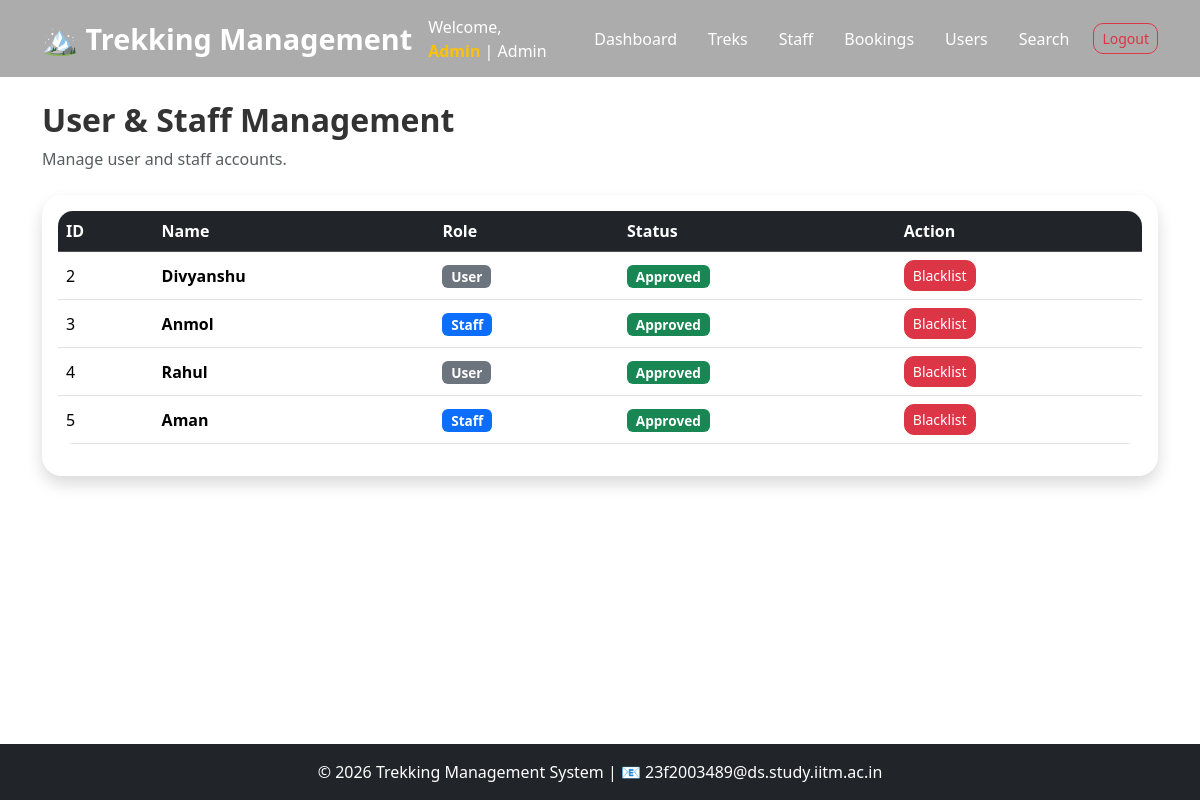
The app's page /admin/users (signed in) with its own data.
### models.py (models this page shows)
class User(UserMixin,db.Model):
    id=db.Column(db.Integer, primary_key=True)
    name=db.Column(db.String(100), nullable=False)
    email=db.Column(db.String(120), unique=True, nullable=False)
    password=db.Column(db.String(255),nullable=False)
    phone=db.Column(db.String(20))
    role=db.Column(db.String(20),nullable=False)
    status=db.Column(db.String(20), default='pending')
    created_at=db.Column(db.DateTime, default=datetime.utcnow)
    bookings=db.relationship('Booking', backref='user',lazy=True)
    assigned_treks=db.relationship('Trek',backref='staff',lazy=True)

### app.py (the view)
@app.route('/admin/users')
@login_required
def admin_users():
    if current_user.role != 'admin':
        return "Access Denied"
    users = User.query.filter(User.role != 'admin').all()
    return render_template('admin/users.html',users=users)

### app.py (called while the page is built)
@login_manager.user_loader
def load_user(user_id):
    return db.session.get(User, int(user_id))

### templates/admin/users.html (shortened to what this page needs)
{% extends "base.html" %}
{% block content %}
<div class="container py-4">
<div class="mb-4">
    <h2 class="fw-bold">
        User & Staff Management
    </h2>
    <p class="text-muted">
        Manage user and staff accounts.
    </p>
</div>
<div class="card shadow">
    <div class="card-body">
        <div class="table-responsive">
            <table class="table table-hover align-middle">
                <thead class="table-dark">
                    <tr>
                        <th>ID</th>
                        <th>Name</th>
                        <th>Role</th>
                        <th>Status</th>
                        <th>Action</th>
                    </tr>
                </thead>
                <tbody>
                    {% for user in users %}
                    <tr>
                        <td>
                            {{ user.id }}
                        </td>
                        <td>
                            <strong>
                                {{ user.name }}
                            </strong>
                        </td>
                        <td>
                            {% if user.role == 'staff' %}
                                <span class="badge bg-primary">
                                    Staff
                                </span>
                            {% elif user.role == 'user' %}
                                <span class="badge bg-secondary">
                                    User
                                </span>
                            {% else %}
                                {{ user.role }}
                            {% endif %}
                        </td>
                        <td>
                            {% if user.status == 'approved' %}
                                <span class="badge bg-success">
                                    Approved
                                </span>
                            {% elif user.status == 'pending' %}
                                <span class="badge bg-warning text-dark">
                                    Pending
                                </span>
                            {% elif user.status == 'blacklisted' %}
                                <span class="badge bg-danger">
                                    Blacklisted
                                </span>
                            {% else %}
                                {{ user.status }}
                            {% endif %}
                        </td>
                        <td>
                            {% if user.status != 'blacklisted' %}
                                <a href="/blacklist-user/{{ user.id }}"
                                   class="btn btn-danger btn-sm"
                                   onclick="return confirm('Blacklist this account?')">
                                    Blacklist
                                </a>
                            {% else %}
                                <a href="/unblacklist-user/{{ user.id }}"
                                   class="btn btn-success btn-sm"
                                   onclick="return confirm('Unblock this account?')">
                                    Unblock
                                </a>
                            {% endif %}
                        </td>
                    </tr>
                    {% endfor %}
                </tbody>
            </table>
        </div>
    </div>
</div>
</div>
{% endblock %}

### templates/base.html (shortened to what this page needs)
<!DOCTYPE html>
<html lang="en">
<head>
    <link href="https://cdn.jsdelivr.net/npm/bootstrap@5.3.3/dist/css/bootstrap.min.css"
          rel="stylesheet">
    <link rel="stylesheet"
          href="https://cdn.jsdelivr.net/npm/bootstrap-icons@1.11.3/font/bootstrap-icons.min.css">
    <link rel="stylesheet"
          href="{{ url_for('static', filename='css/style.css') }}">
</head>
<body class="d-flex flex-column min-vh-100">
<nav class="navbar navbar-expand-lg navbar-dark fixed-top custom-navbar">
    <div class="container">
        <a class="navbar-brand fw-bold" href="/">
            🏔️ Trekking Management
        </a>
        <div class="collapse navbar-collapse"
             id="navbarNav">
            <ul class="navbar-nav ms-auto align-items-lg-center">
                {% if current_user.is_authenticated %}
                    <li class="nav-item me-3">
                        <span class="navbar-text">
                            Welcome,
                            <strong class="text-warning">
                            </strong>
                            |
                            {{ current_user.role|title }}
                        </span>
                    </li>
                    {% if current_user.role == 'admin' %}
                        <li class="nav-item">
                            <a class="nav-link" href="/admin-dashboard">
                                Dashboard
                            </a>
                        </li>
                        <li class="nav-item">
                            <a class="nav-link" href="/admin-treks">
                                Treks
                            </a>
                        </li>
                        <li class="nav-item">
                            <a class="nav-link" href="/admin/staff">
                                Staff
                            </a>
                        </li>
                        <li class="nav-item">
                            <a class="nav-link" href="/admin/bookings">
                                Bookings
                            </a>
                        </li>
                        <li class="nav-item">
                            <a class="nav-link" href="/admin/users">
                                Users
                            </a>
                        </li>
                        <li class="nav-item">
                            <a class="nav-link" href="/admin/search">
                                Search
                            </a>
                        </li>
                        <li class="nav-item ms-lg-3">
                            <a class="btn btn-outline-danger btn-sm"
                               href="/logout">
                                Logout
                            </a>
                        </li>
                    {% endif %}
                {% endif %}
            </ul>
        </div>
    </div>
</nav>
<main class="flex-grow-1 page-content">
    {% block content %}
    {% endblock %}
</main>
<footer class="bg-dark text-white text-center py-3 mt-auto">
    <div class="container">
        <p class="mb-0">
            © 2026 Trekking Management System
            |
            📧 23f2003489@ds.study.iitm.ac.in
        </p>
    </div>
</footer>
</body>
</html>

### static/css/style.css (style rules this page uses)
html, body { height:100%; }
body { background:#ffffff; font-family:'Segoe UI',Tahoma,Geneva,Verdana,sans-serif; color:#333; overflow-x:hidden; }
.custom-navbar { background:rgba(18,18,18,.35); backdrop-filter:blur(15px); -webkit-backdrop-filter:blur(15px); transition:.4s; padding:12px 0; }
.custom-navbar .navbar-brand { font-size:1.8rem; font-weight:700; color:#fff !important; }
.custom-navbar .nav-link { color:#fff !important; font-weight:500; margin-left:15px; transition:.3s; }
.navbar-text { color:#fff !important; }
.btn { border-radius:10px; transition:.3s; }
.card { border:none; border-radius:20px; overflow:hidden; box-shadow:0 10px 30px rgba(0,0,0,.08); transition:.35s; }
footer { background:#111; color:white; padding:20px; }
.page-content { padding-top:77px; }
.custom-navbar { min-height:75px; }
.table td, .table th { vertical-align: middle; }
.badge { font-size: 0.85rem; }
.btn { transition: all 0.3s ease; }
.table { background: white; border-radius: 15px; overflow: hidden; }

### records on screen
User: role "Admin"
User: id "2", name "Divyanshu", role "User", status "Approved"
User: id "3", name "Anmol", role "Staff", status "Approved"
User: id "4", name "Rahul", role "User", status "Approved"
User: id "5", name "Aman", role "Staff", status "Approved"
